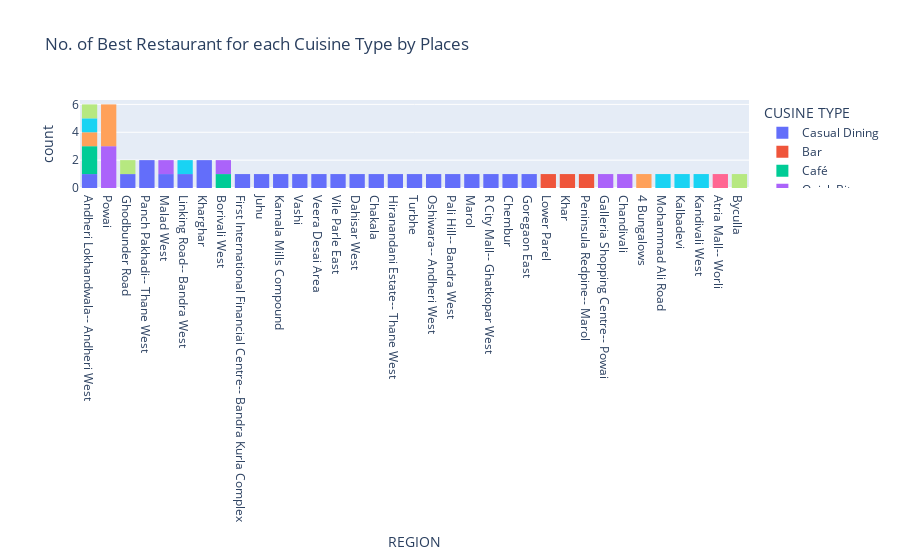

The code cell stored with this chart in its notebook:
### Code cell
fig = px.histogram(topcuisineRes, x='REGION', color='CUSINE TYPE',
 title= 'No. of Best Restaurant for each Cuisine Type by Places').update_xaxes(categoryorder='total descending')

fig.show()

### Figure 1 — Plotly figure (JSON) as saved in the notebook; plotly's stock layout.template omitted (floating-point values rounded to 4 significant figures)
{"data": [{"alignmentgroup": "True", "bingroup": "x", "hovertemplate": "CUSINE TYPE=Casual Dining<br>REGION=%{x}<br>count=%{y}<extra></extra>", "legendgroup": "Casual Dining", "marker": {"color": "#636efa", "pattern": {"shape": ""}}, "name": "Casual Dining", "offsetgroup": "Casual Dining", "orientation": "v", "showlegend": true, "type": "histogram", "x": ["First International Financial Centre-- Bandra Kurla Complex", "Juhu", "Kamala Mills Compound", "Andheri Lokhandwala-- Andheri West", "Ghodbunder Road", "Vashi", "Veera Desai Area", "Vile Parle East", "Dahisar West", "Panch Pakhadi-- Thane West", "Chakala", "Hiranandani Estate-- Thane West", "Turbhe", "Oshiwara-- Andheri West", "Malad West", "Pali Hill-- Bandra West", "Marol", "R City Mall-- Ghatkopar West", "Chembur", "Linking Road-- Bandra West", "Kharghar", "Panch Pakhadi-- Thane West", "Kharghar", "Goregaon East"], "xaxis": "x", "yaxis": "y"}, {"alignmentgroup": "True", "bingroup": "x", "hovertemplate": "CUSINE TYPE=Bar<br>REGION=%{x}<br>count=%{y}<extra></extra>", "legendgroup": "Bar", "marker": {"color": "#EF553B", "pattern": {"shape": ""}}, "name": "Bar", "offsetgroup": "Bar", "orientation": "v", "showlegend": true, "type": "histogram", "x": ["Lower Parel", "Khar", "Peninsula Redpine-- Marol"], "xaxis": "x", "yaxis": "y"}, {"alignmentgroup": "True", "bingroup": "x", "hovertemplate": "CUSINE TYPE=Café<br>REGION=%{x}<br>count=%{y}<extra></extra>", "legendgroup": "Café", "marker": {"color": "#00cc96", "pattern": {"shape": ""}}, "name": "Café", "offsetgroup": "Café", "orientation": "v", "showlegend": true, "type": "histogram", "x": ["Borivali West", "Andheri Lokhandwala-- Andheri West", "Andheri Lokhandwala-- Andheri West"], "xaxis": "x", "yaxis": "y"}, {"alignmentgroup": "True", "bingroup": "x", "hovertemplate": "CUSINE TYPE=Quick Bites<br>REGION=%{x}<br>count=%{y}<extra></extra>", "legendgroup": "Quick Bites", "marker": {"color": "#ab63fa", "pattern": {"shape": ""}}, "name": "Quick Bites", "offsetgroup": "Quick Bites", "orientation": "v", "showlegend": true, "type": "histogram", "x": ["Borivali West", "Galleria Shopping Centre-- Powai", "Powai", "Malad West", "Chandivali", "Powai", "Powai"], "xaxis": "x", "yaxis": "y"}, {"alignmentgroup": "True", "bingroup": "x", "hovertemplate": "CUSINE TYPE=none<br>REGION=%{x}<br>count=%{y}<extra></extra>", "legendgroup": "none", "marker": {"color": "#FFA15A", "pattern": {"shape": ""}}, "name": "none", "offsetgroup": "none", "orientation": "v", "showlegend": true, "type": "histogram", "x": ["Andheri Lokhandwala-- Andheri West", "4 Bungalows", "Powai", "Powai", "Powai"], "xaxis": "x", "yaxis": "y"}, {"alignmentgroup": "True", "bingroup": "x", "hovertemplate": "CUSINE TYPE=Dessert Parlor<br>REGION=%{x}<br>count=%{y}<extra></extra>", "legendgroup": "Dessert Parlor", "marker": {"color": "#19d3f3", "pattern": {"shape": ""}}, "name": "Dessert Parlor", "offsetgroup": "Dessert Parlor", "orientation": "v", "showlegend": true, "type": "histogram", "x": ["Mohammad Ali Road", "Kalbadevi", "Andheri Lokhandwala-- Andheri West", "Linking Road-- Bandra West", "Kandivali West"], "xaxis": "x", "yaxis": "y"}, {"alignmentgroup": "True", "bingroup": "x", "hovertemplate": "CUSINE TYPE=Fine Dining<br>REGION=%{x}<br>count=%{y}<extra></extra>", "legendgroup": "Fine Dining", "marker": {"color": "#FF6692", "pattern": {"shape": ""}}, "name": "Fine Dining", "offsetgroup": "Fine Dining", "orientation": "v", "showlegend": true, "type": "histogram", "x": ["Atria Mall-- Worli"], "xaxis": "x", "yaxis": "y"}, {"alignmentgroup": "True", "bingroup": "x", "hovertemplate": "CUSINE TYPE=Lounge<br>REGION=%{x}<br>count=%{y}<extra></extra>", "legendgroup": "Lounge", "marker": {"color": "#B6E880", "pattern": {"shape": ""}}, "name": "Lounge", "offsetgroup": "Lounge", "orientation": "v", "showlegend": true, "type": "histogram", "x": ["Byculla", "Ghodbunder Road", "Andheri Lokhandwala-- Andheri West"], "xaxis": "x", "yaxis": "y"}], "layout": {"autosize": true, "barmode": "relative", "legend": {"title": {"text": "CUSINE TYPE"}, "tracegroupgap": 0}, "title": {"text": "No. of Best Restaurant for each Cuisine Type by Places"}, "xaxis": {"anchor": "y", "autorange": true, "categoryorder": "total descending", "domain": [0, 1], "range": [-0.5, 34.5], "title": {"text": "REGION"}, "type": "category"}, "yaxis": {"anchor": "x", "autorange": true, "domain": [0, 1], "range": [0, 6.316], "title": {"text": "count"}}}}
